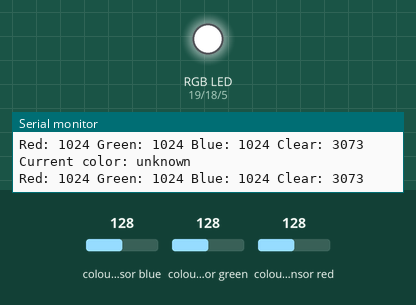
The sketch below on a simulated Arduino Uno, built with avr-gcc and run on an emulated ATmega328P. Shown: an RGB LED mixed from three pins (HIGH = lit), the last lines printed to the serial monitor. The inputs (shaded band) are chosen by the test bench; at power-on: colour sensor blue 128, colour sensor green 128, colour sensor red 128.

Above: at 1.2 s.
1.3 s: colour sensor blue set to 132
At 2.0 s:
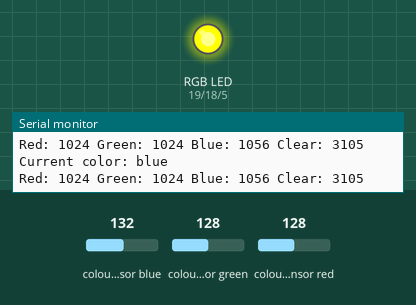
2.8 s: colour sensor green set to 191
At 3.2 s:
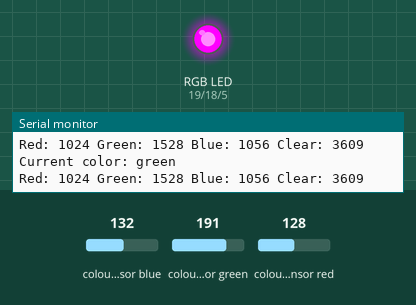
4.3 s: colour sensor red set to 250
At 5.5 s:
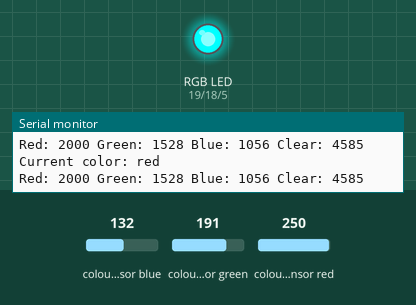
5.8 s: colour sensor blue set to 250
At 6.8 s:
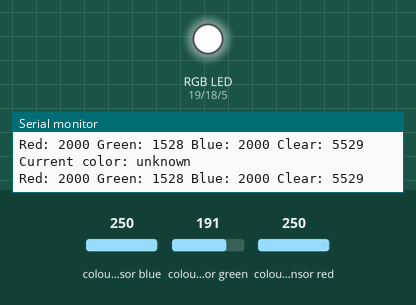
7.3 s: colour sensor blue set to 64
At 8.6 s:
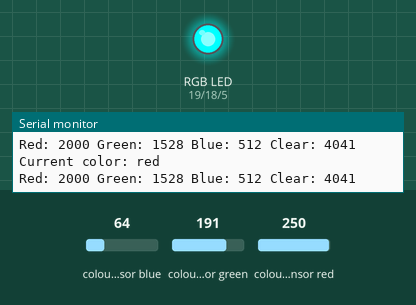
Timing chart, 0 to 9.8 s (numbered marks = the images above; inputs shaded):
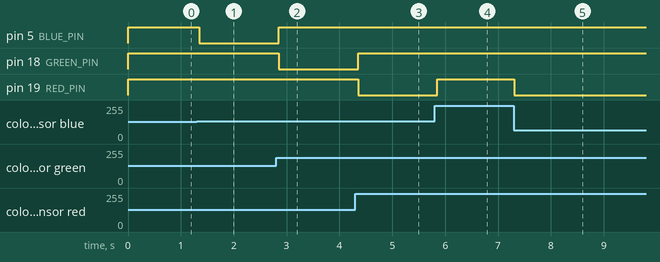

Measured:
- the behaviour switches between 128 and 129 on colour sensor blue (found by bisection; images 0 and 1)
- after the input at 1.3 s, pin 5 (BLUE_PIN): HIGH → LOW after 0.05 s
- after the input at 2.8 s, pin 5 (BLUE_PIN): LOW → HIGH after 0.05 s; pin 18 (GREEN_PIN): HIGH → LOW after 0.05 s
- after the input at 4.3 s, pin 18 (GREEN_PIN): LOW → HIGH after 0.05 s; pin 19 (RED_PIN): HIGH → LOW after 0.05 s
- after the input at 5.8 s, pin 19 (RED_PIN): LOW → HIGH after 0.05 s
- after the input at 7.3 s, pin 19 (RED_PIN): HIGH → LOW at once

The sketch:

color_sensor.ino
```cpp
#include <Adafruit_TCS34725.h>

#define BLUE_PIN 5
#define GREEN_PIN 18
#define RED_PIN 19

#define MIN_CLEAR_THRESHOLD 100

class Color {
public:
	uint16_t red;
	uint16_t green;
	uint16_t blue;
	uint16_t clear;

	Color(uint16_t red = 0, uint16_t green = 0, uint16_t blue = 0, uint16_t clear = 0) {
		this->red = red;
		this->green = green;
		this->blue = blue;
		this->clear = clear;
	}

	String getColor() {
		if (this->clear < MIN_CLEAR_THRESHOLD) {
			return "unknown";
		} else if (this->red > this->green && this->red > this->blue) {
			return "red";
		} else if (this->green > this->red && this->green > this->blue) {
			return "green";
		} else if (this->blue > this->red && this->blue > this->green) {
			return "blue";
		} else {
			return "unknown";
		}
	}
};

class LedRGB {
public:
	byte redPin;
	byte greenPin;
	byte bluePin;

	LedRGB(byte redPin, byte greenPin, byte bluePin) {
		this->redPin = redPin;
		this->greenPin = greenPin;
		this->bluePin = bluePin;

		pinMode(redPin, OUTPUT);
		pinMode(greenPin, OUTPUT);
		pinMode(bluePin, OUTPUT);

		digitalWrite(redPin, HIGH);
		digitalWrite(greenPin, HIGH);
		digitalWrite(bluePin, HIGH);
	}

	void setColor(String color) {
		if (color == "red") {
			digitalWrite(redPin, LOW);
			digitalWrite(greenPin, HIGH);
			digitalWrite(bluePin, HIGH);
		} else if (color == "green") {
			digitalWrite(redPin, HIGH);
			digitalWrite(greenPin, LOW);
			digitalWrite(bluePin, HIGH);
		} else if (color == "blue") {
			digitalWrite(redPin, HIGH);
			digitalWrite(greenPin, HIGH);
			digitalWrite(bluePin, LOW);
		} else {
			digitalWrite(redPin, HIGH);
			digitalWrite(greenPin, HIGH);
			digitalWrite(bluePin, HIGH);
		}
	}
};

Adafruit_TCS34725 tcs = Adafruit_TCS34725(TCS34725_INTEGRATIONTIME_101MS, TCS34725_GAIN_1X);
LedRGB led = LedRGB(RED_PIN, GREEN_PIN, BLUE_PIN);

void setup() {
	Serial.begin(115200);
	if (tcs.begin()) {
		Serial.println("Found sensor");
	} else {
		Serial.println("No TCS34725 found ... check your connections");
		while (1)
			;
	}
}

void loop() {
	Color current_color = Color();

	tcs.getRawData(&current_color.red, &current_color.green, &current_color.blue, &current_color.clear);

	Serial.print("Current color: ");
	Serial.print(current_color.getColor());
	Serial.println("");
	Serial.print("Red: ");
	Serial.print(current_color.red);
	Serial.print(" Green: ");
	Serial.print(current_color.green);
	Serial.print(" Blue: ");
	Serial.print(current_color.blue);
	Serial.print(" Clear: ");
	Serial.println(current_color.clear);

	led.setColor(current_color.getColor());
}
```
